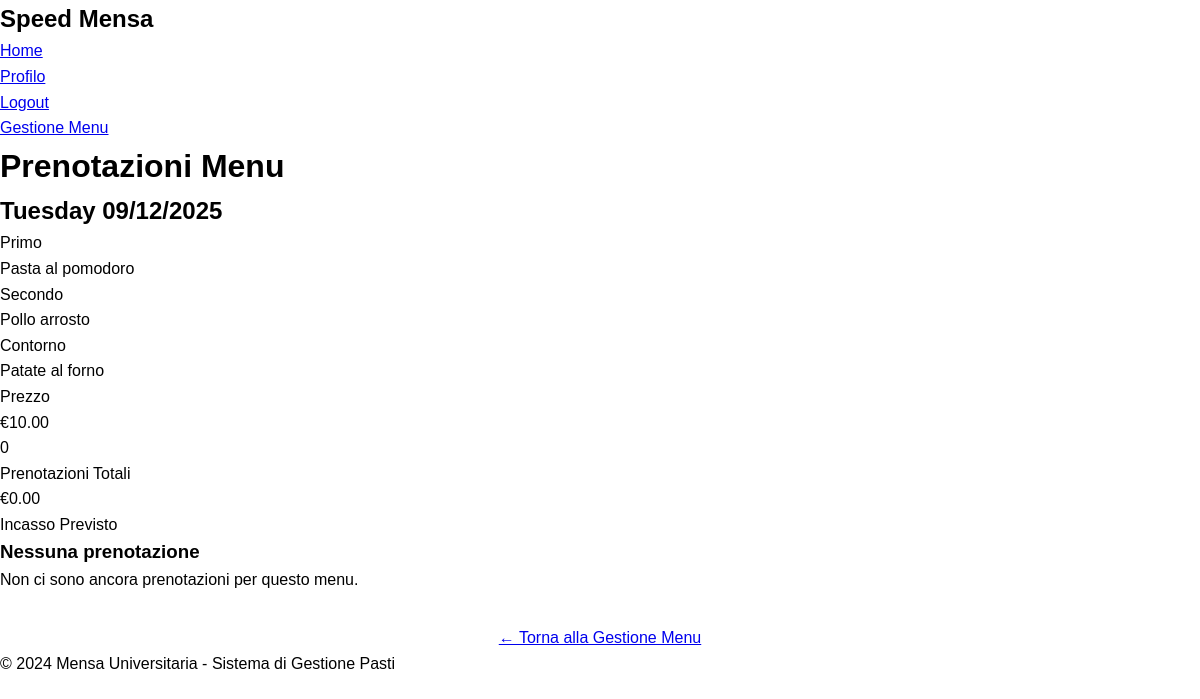
Screenshot of /gestore/menu/1/prenotazioni (signed in) with the database file from the repository.
### app/models.py (models this page shows, shortened)
class MenuGiornaliero(db.Model):
    id: so.Mapped[int] = so.mapped_column(primary_key=True)
    data: so.Mapped[date] = so.mapped_column(sa.Date, index=True, unique=True)
    primo: so.Mapped[str] = so.mapped_column(sa.String(200))
    secondo: so.Mapped[str] = so.mapped_column(sa.String(200))
    contorno: so.Mapped[str] = so.mapped_column(sa.String(200))
    frutta: so.Mapped[Optional[str]] = so.mapped_column(sa.String(200))
    dolce: so.Mapped[Optional[str]] = so.mapped_column(sa.String(200))
    prezzo: so.Mapped[float] = so.mapped_column(default=5.0)
    disponibile: so.Mapped[bool] = so.mapped_column(default=True)
    gestore_id: so.Mapped[int] = so.mapped_column(sa.ForeignKey(User.id), index=True)
    created_at: so.Mapped[datetime] = so.mapped_column(default=lambda: datetime.now(timezone.utc))
    gestore: so.Mapped[User] = so.relationship(back_populates='menu_creati')
    prenotazioni: so.WriteOnlyMapped['Prenotazione'] = so.relationship(back_populates='menu')

### app/routes.py (the view)
@app.route('/gestore/menu/<int:menu_id>/prenotazioni')
@login_required
@gestore_required
def visualizza_prenotazioni_menu(menu_id):
    menu = db.session.get(MenuGiornaliero, menu_id)
    if not menu or menu.gestore_id != current_user.id:
        flash('Menu non trovato.')
        return redirect(url_for('gestore_menu'))
    prenotazioni_query = sa.select(Prenotazione).where(
        Prenotazione.menu_id == menu_id,
        Prenotazione.stato.in_(['confermata', 'pagata'])
    ).order_by(Prenotazione.orario_ritiro)
    prenotazioni = db.session.scalars(prenotazioni_query).all()
    return render_template('gestore/prenotazioni_menu.html',
                          title='Prenotazioni Menu', menu=menu, prenotazioni=prenotazioni)

### app/models.py (called while the page is built)
@login.user_loader
def load_user(id):
    return db.session.get(User, int(id))

### app/routes.py (called while the page is built)
def gestore_required(f):
    @wraps(f)
    def decorated_function(*args, **kwargs):
        if not current_user.is_authenticated or not current_user.is_gestore:
            flash('Devi essere un gestore per accedere a questa pagina.')
            return redirect(url_for('index'))
        return f(*args, **kwargs)
    return decorated_function

### app/templates/gestore/prenotazioni_menu.html
{% extends "base.html" %} {% block content %}
<div class="header-section">
  <h1>Prenotazioni Menu</h1>
  <h2>{{ menu.data.strftime('%A %d/%m/%Y') }}</h2>
  <div class="menu-info">
    <div class="info-item">
      <div class="info-label">Primo</div>
      {{ menu.primo }}
    </div>
    <div class="info-item">
      <div class="info-label">Secondo</div>
      {{ menu.secondo }}
    </div>
    <div class="info-item">
      <div class="info-label">Contorno</div>
      {{ menu.contorno }}
    </div>
    <div class="info-item">
      <div class="info-label">Prezzo</div>
      €{{ "%.2f"|format(menu.prezzo) }}
    </div>
  </div>
  <div class="stats">
    <div class="stat-card">
      <div class="stat-number">{{ prenotazioni|length }}</div>
      <div class="stat-label">Prenotazioni Totali</div>
    </div>
    <div class="stat-card">
      <div class="stat-number">
        €{{ "%.2f"|format(menu.prezzo * prenotazioni|length) }}
      </div>
      <div class="stat-label">Incasso Previsto</div>
    </div>
  </div>
</div>
{% if prenotazioni %}
<div class="prenotazioni-table">
  <table>
    <thead>
      <tr>
        <th>Orario Ritiro</th>
        <th>Nome</th>
        <th>Matricola</th>
        <th>Email</th>
        <th>Note</th>
        <th>Stato</th>
      </tr>
    </thead>
    <tbody>
      {% for pren in prenotazioni %}
      <tr>
        <td>
          <span class="orario-badge">{{ pren.orario_ritiro }}</span>
        </td>
        <td>{{ pren.utente.nome }} {{ pren.utente.cognome }}</td>
        <td>{{ pren.utente.matricola }}</td>
        <td>{{ pren.utente.email }}</td>
        <td>
          {% if pren.note %} {{ pren.note }} {% else %}
          <span style="color: #95a5a6">-</span>
          {% endif %}
        </td>
        <td>
          {% if pren.stato == 'pagata' %}
          <span style="color: #27ae60; font-weight: bold">✓ Pagata</span>
          {% else %} {{ pren.stato }} {% endif %}
        </td>
      </tr>
      {% endfor %}
    </tbody>
  </table>
</div>
{% else %}
<div class="no-prenotazioni">
  <h3>Nessuna prenotazione</h3>
  <p>Non ci sono ancora prenotazioni per questo menu.</p>
</div>
{% endif %}
<div style="text-align: center; margin-top: 2rem">
  <a href="{{ url_for('gestore_menu') }}" class="btn"
    >← Torna alla Gestione Menu</a
  >
</div>
{% endblock %}

### app/static/style.css (style rules this page uses)
* { margin: 0; padding: 0; box-sizing: border-box; }
body { font-family:Arial, Helvetica, sans-serif; line-height: 1.6; color: black; background-color: white; }

### rows the page displays
MenuGiornaliero: data "Tuesday 09/12/2025", primo "Pasta al pomodoro", secondo "Pollo arrosto", contorno "Patate al forno", prezzo "10.00"

### other values shown
{{ prenotazioni|length }} "0"
{{ "%.2f"|format(menu.prezzo * prenotazioni|length) }} "0.00"
